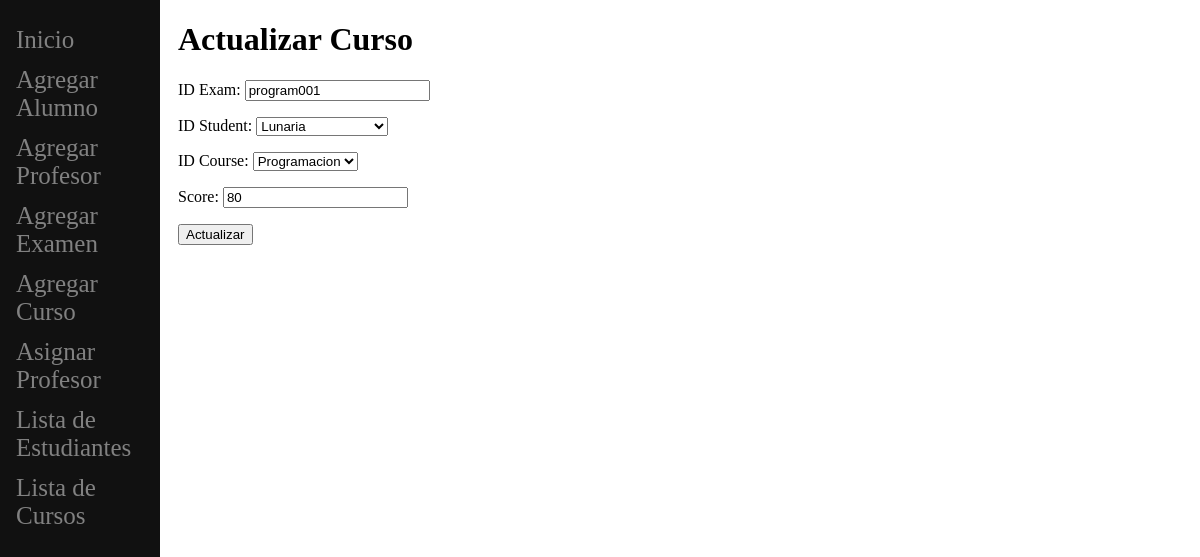
The app's page /update-exam/5/ with its own data.
### main/models.py (models this page shows, shortened)
class Exam(models.Model):
    ID_Exam = models.CharField(max_length=10)
    ID_Student = models.ForeignKey(Student, on_delete=models.CASCADE)
    ID_Course = models.ForeignKey(Course, on_delete=models.CASCADE)
    Score = models.IntegerField()

### main/views.py (the view)
# urls.py: path('update-exam/<str:pk>/', views.updateExam, name='update-exam'),
def updateExam(response, pk):
    exam = Exam.objects.get(id=pk)
    form = CreateNewExam(instance=exam)
    if response.method == 'POST':
        form = CreateNewExam(response.POST, instance=exam)
        if form.is_valid:
            form.save()
            return redirect('index')
    return render(response, 'main/updateExam.html', {'form': form})

### main/forms.py
class CreateNewExam(ModelForm):
    class Meta:
        model = Exam
        fields = '__all__'

### main/models.py (called while the page is built)
    def __str__(self):
        return self.name

    def __str__(self):
        return self.name

### main/templates/main/updateExam.html (shortened to what this page needs)
{% extends 'main/base.html' %}
{% block content %}
    <h1>Actualizar Curso</h1>
    <form method="POST" action="">
        {{form.as_p}}
        <button type="submit" name="save">Actualizar</button>
    </form>
{% endblock %}

### records on screen
Exam: ID_Exam "program001", ID_Student "Lunaria", ID_Course "Programacion", Score "80"
